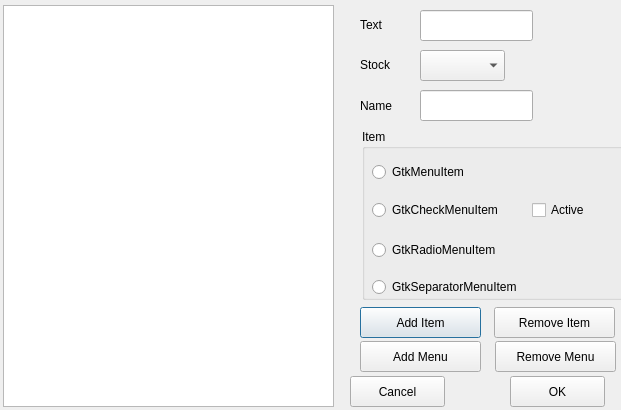
<?xml version="1.0" encoding="UTF-8"?>
<ui version="4.0">
 <class>Dialog</class>
 <widget class="QDialog" name="Dialog">
  <property name="geometry">
   <rect>
    <x>0</x>
    <y>0</y>
    <width>621</width>
    <height>410</height>
   </rect>
  </property>
  <property name="windowTitle">
   <string>Dialog</string>
  </property>
  <widget class="QTreeView" name="treeView">
   <property name="geometry">
    <rect>
     <x>3</x>
     <y>5</y>
     <width>331</width>
     <height>402</height>
    </rect>
   </property>
  </widget>
  <widget class="QPushButton" name="pushButton">
   <property name="geometry">
    <rect>
     <x>360</x>
     <y>307</y>
     <width>121</width>
     <height>31</height>
    </rect>
   </property>
   <property name="text">
    <string>Add Item</string>
   </property>
  </widget>
  <widget class="QPushButton" name="pushButton_2">
   <property name="geometry">
    <rect>
     <x>510</x>
     <y>376</y>
     <width>95</width>
     <height>31</height>
    </rect>
   </property>
   <property name="text">
    <string>OK</string>
   </property>
  </widget>
  <widget class="QPushButton" name="pushButton_3">
   <property name="geometry">
    <rect>
     <x>350</x>
     <y>376</y>
     <width>95</width>
     <height>31</height>
    </rect>
   </property>
   <property name="text">
    <string>Cancel</string>
   </property>
  </widget>
  <widget class="QLineEdit" name="lineEdit">
   <property name="geometry">
    <rect>
     <x>420</x>
     <y>10</y>
     <width>113</width>
     <height>31</height>
    </rect>
   </property>
  </widget>
  <widget class="QLabel" name="label">
   <property name="geometry">
    <rect>
     <x>360</x>
     <y>14</y>
     <width>51</width>
     <height>21</height>
    </rect>
   </property>
   <property name="text">
    <string>Text</string>
   </property>
  </widget>
  <widget class="QComboBox" name="comboBox">
   <property name="geometry">
    <rect>
     <x>420</x>
     <y>50</y>
     <width>85</width>
     <height>31</height>
    </rect>
   </property>
  </widget>
  <widget class="QLabel" name="label_2">
   <property name="geometry">
    <rect>
     <x>360</x>
     <y>54</y>
     <width>51</width>
     <height>21</height>
    </rect>
   </property>
   <property name="text">
    <string>Stock</string>
   </property>
  </widget>
  <widget class="QLabel" name="label_3">
   <property name="geometry">
    <rect>
     <x>360</x>
     <y>95</y>
     <width>51</width>
     <height>21</height>
    </rect>
   </property>
   <property name="text">
    <string>Name</string>
   </property>
  </widget>
  <widget class="QLineEdit" name="lineEdit_2">
   <property name="geometry">
    <rect>
     <x>420</x>
     <y>90</y>
     <width>113</width>
     <height>31</height>
    </rect>
   </property>
  </widget>
  <widget class="QGroupBox" name="groupBox">
   <property name="geometry">
    <rect>
     <x>362</x>
     <y>129</y>
     <width>271</width>
     <height>171</height>
    </rect>
   </property>
   <property name="title">
    <string>Item</string>
   </property>
   <widget class="QRadioButton" name="radioButton">
    <property name="geometry">
     <rect>
      <x>10</x>
      <y>30</y>
      <width>131</width>
      <height>26</height>
     </rect>
    </property>
    <property name="text">
     <string>GtkMenuItem</string>
    </property>
   </widget>
   <widget class="QRadioButton" name="radioButton_2">
    <property name="geometry">
     <rect>
      <x>10</x>
      <y>108</y>
      <width>151</width>
      <height>26</height>
     </rect>
    </property>
    <property name="text">
     <string>GtkRadioMenuItem</string>
    </property>
   </widget>
   <widget class="QRadioButton" name="radioButton_3">
    <property name="geometry">
     <rect>
      <x>10</x>
      <y>68</y>
      <width>161</width>
      <height>26</height>
     </rect>
    </property>
    <property name="text">
     <string>GtkCheckMenuItem</string>
    </property>
   </widget>
   <widget class="QRadioButton" name="radioButton_4">
    <property name="geometry">
     <rect>
      <x>10</x>
      <y>145</y>
      <width>191</width>
      <height>26</height>
     </rect>
    </property>
    <property name="text">
     <string>GtkSeparatorMenuItem</string>
    </property>
   </widget>
   <widget class="QCheckBox" name="checkBox">
    <property name="geometry">
     <rect>
      <x>170</x>
      <y>68</y>
      <width>81</width>
      <height>26</height>
     </rect>
    </property>
    <property name="text">
     <string>Active</string>
    </property>
   </widget>
  </widget>
  <widget class="QPushButton" name="pushButton_5">
   <property name="geometry">
    <rect>
     <x>360</x>
     <y>341</y>
     <width>121</width>
     <height>31</height>
    </rect>
   </property>
   <property name="text">
    <string>Add Menu</string>
   </property>
  </widget>
  <widget class="QPushButton" name="pushButton_4">
   <property name="geometry">
    <rect>
     <x>494</x>
     <y>307</y>
     <width>121</width>
     <height>31</height>
    </rect>
   </property>
   <property name="text">
    <string>Remove Item</string>
   </property>
  </widget>
  <widget class="QPushButton" name="pushButton_6">
   <property name="geometry">
    <rect>
     <x>495</x>
     <y>341</y>
     <width>121</width>
     <height>31</height>
    </rect>
   </property>
   <property name="text">
    <string>Remove Menu</string>
   </property>
  </widget>
 </widget>
 <resources/>
 <connections/>
</ui>
